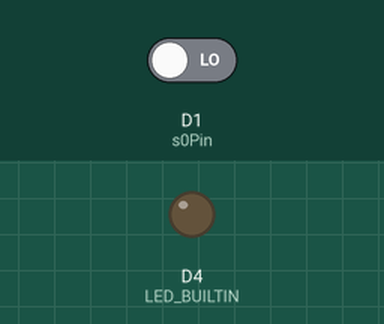
Simulated run of this sketch. Board: ESP8266 (Wemos D1 mini). Parts: output pins drawn as LEDs (lit = HIGH, except the on-board LED, lit = LOW). The inputs (shaded band) are chosen by the test bench; at power-on: D1 (s0Pin) LOW. WiFi joins after 1.5 s; servers stay silent unless stated; what the sketch prints to the serial monitor is not drawn.

Above: at 2.7 s.
2.8 s: D1 (s0Pin) driven HIGH
At 2.86 s:
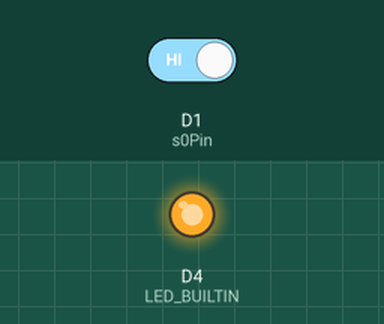
Timing chart, 0 to 5.8 s (numbered marks = the images above; inputs shaded):
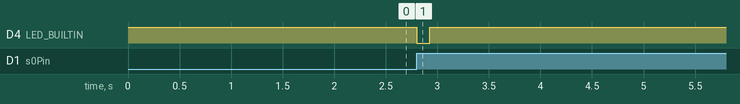

Measured:
- after the input at 2.8 s, D4 (LED_BUILTIN): HIGH → LOW at once, → HIGH 0.13 s later

The sketch:

main.ino
```cpp
// Load Wi-Fi library
#include <ESP8266WiFi.h>
#include <ESP8266WebServer.h>
#include <ArduinoOTA.h>

// Arduino OTA config
const char* hostname = "your-hostname";
const char* otaPassword = "GhQLuPYMeXGTu1D77edkfrVEF5dTT3Y";

// Replace with your network credentials
const char* wifiSSID     = "ENTER_YOUR_NETWORK_SSID";
const char* wifiPassword = "ENTER_YOUR_WIFI_PASSWORD";

const int s0Pin = D1;

unsigned long pulseCounter = 0;
unsigned long doBlink = 0;

ESP8266WebServer webserver(80);

void ICACHE_RAM_ATTR handleInterrupt() {
  pulseCounter++;
  doBlink = millis();
  // Serial.println("Pulse");
}

void handleRoot() {
  webserver.send(200, "text/plain", "I'm online!");
}

void handle404() {
  webserver.send(404, "text/plain", "404: Not found");
}

void handleTotal() {
  webserver.send(200, "text/plain", "[" + String(pulseCounter) +  "]");
}

void initializeServer() {
  webserver.on("/", handleRoot);
  webserver.on("/total", handleTotal);
  webserver.onNotFound(handle404);
  webserver.begin();
}

void initializeOTA() {
  ArduinoOTA.setPort(3232); // Port defaults to 3232
  ArduinoOTA.setHostname(hostname);
  ArduinoOTA.setPassword(otaPassword);

  // Password can be set with it's md5 value as well
  // ArduinoOTA.setPasswordHash(...);

  ArduinoOTA.onStart([]() {
    String type;
    if (ArduinoOTA.getCommand() == U_FLASH) type = "sketch";
    else type = "filesystem";
    // NOTE: if updating SPIFFS this would be the place to unmount SPIFFS using SPIFFS.end()
  });

  ArduinoOTA.begin();
}

void setup() {
  // initializing s0 counter
  pinMode(s0Pin, INPUT);
  attachInterrupt(digitalPinToInterrupt(s0Pin), handleInterrupt, RISING);

  pinMode(LED_BUILTIN, OUTPUT);
  digitalWrite(LED_BUILTIN, HIGH); // ESP8266 internal LED is active LOW

  Serial.begin(115200);

  // Connect to Wi-Fi network with SSID and password
  Serial.print("Connecting to ");
  Serial.println(wifiSSID);

  WiFi.begin(wifiSSID, wifiPassword);
  while (WiFi.status() != WL_CONNECTED) {
    delay(500);
    Serial.print(".");
  }
  Serial.println("");

  Serial.print("WiFi connected, IP address: ");
  Serial.println(WiFi.localIP());

  initializeServer();
  initializeOTA();

  Serial.println("All set up!");
}

void loop() {
  webserver.handleClient();
  ArduinoOTA.handle();

  // let led blink on every pulse for 125ms
  if ((millis() - doBlink) <= 125) digitalWrite(LED_BUILTIN, LOW);
  else digitalWrite(LED_BUILTIN, HIGH);
}
```
